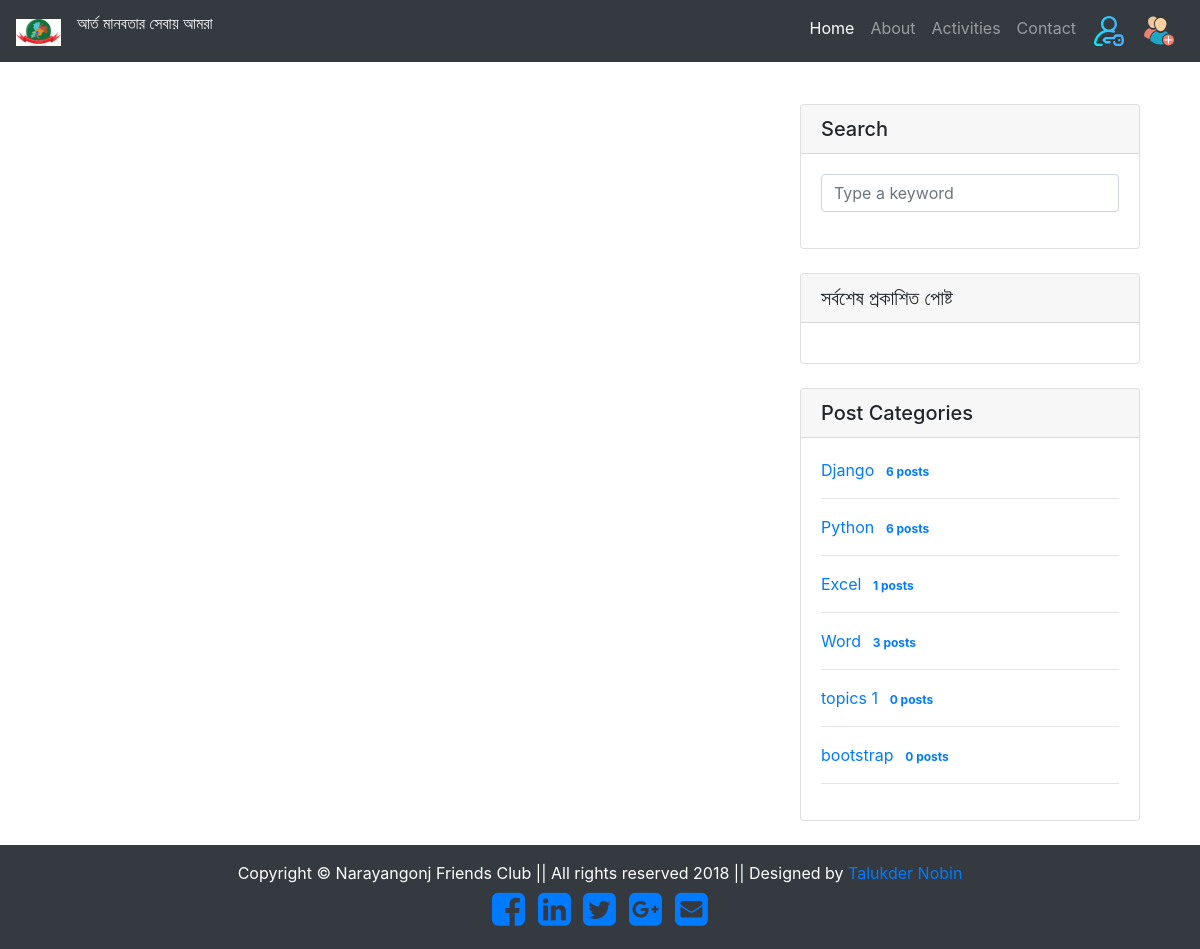
/, run on an earlier commit of the app's database.
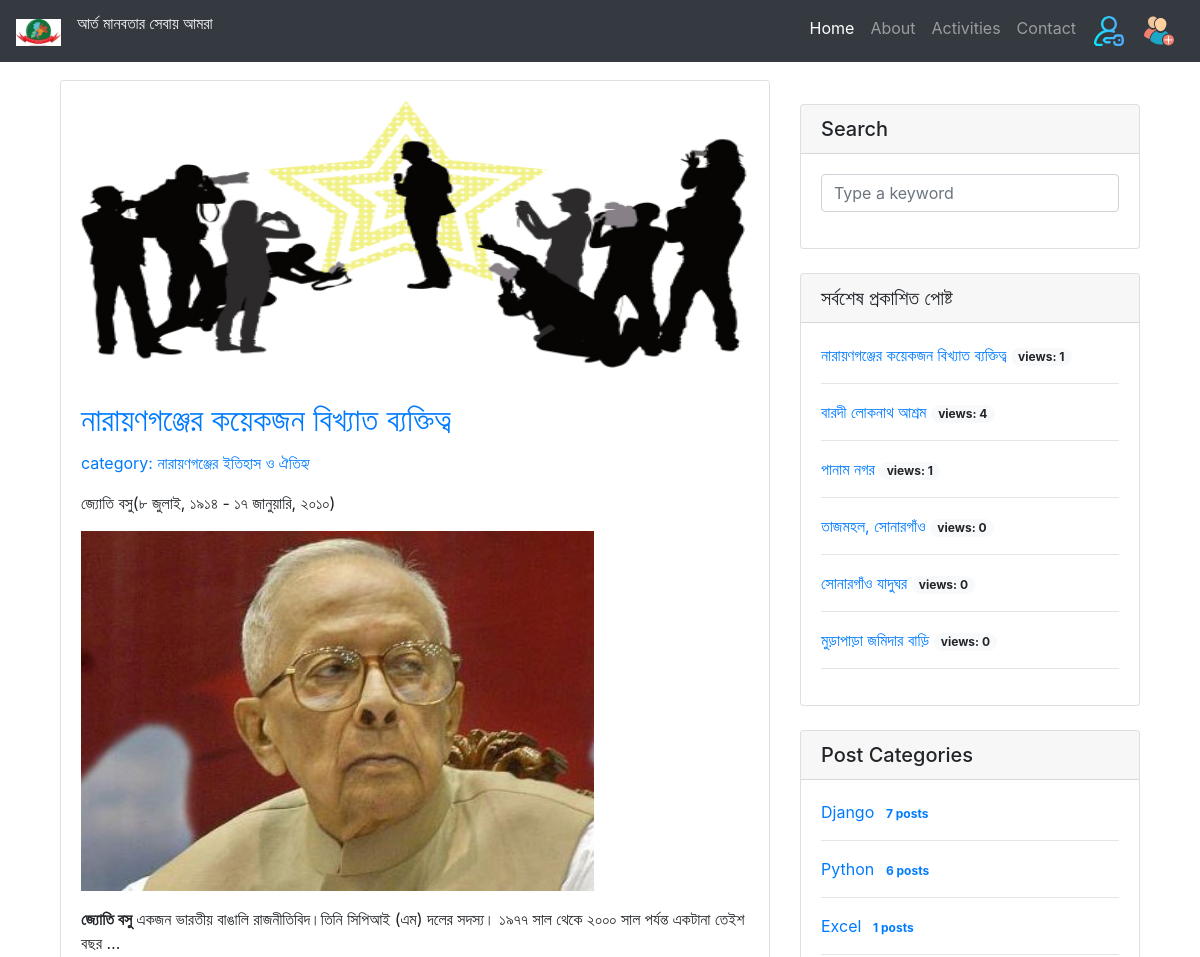
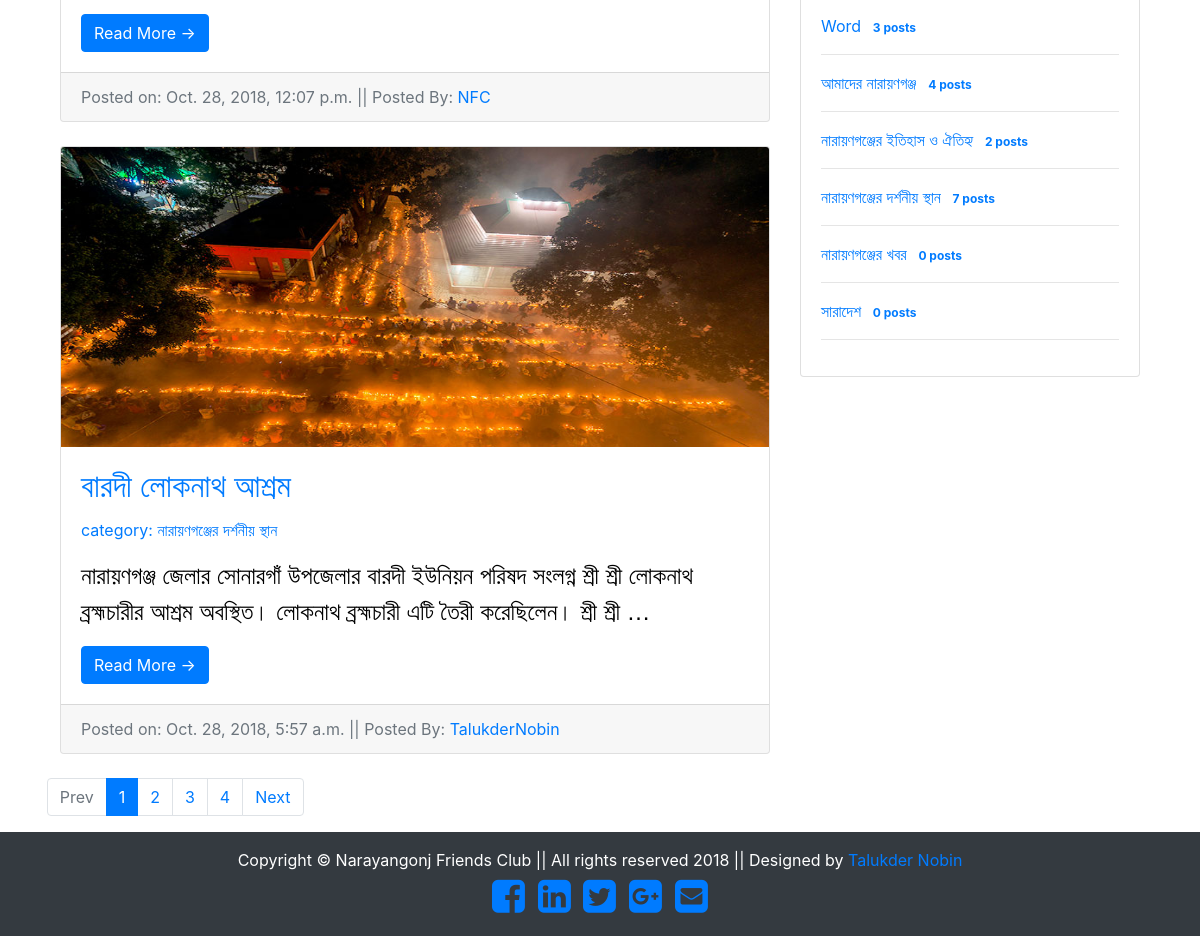
And on a later commit of the database (2 pictures, top to bottom).
### nfc/models.py (models this page shows, shortened)
class category(models.Model):
    name = models.CharField(max_length=100)

class post(models.Model):
    post_author = models.ForeignKey(author, on_delete=models.CASCADE)
    post_title = models.CharField(max_length=100)
    slug = models.SlugField(max_length=100)
    post_body = RichTextUploadingField()
    post_image = models.FileField()
    post_category = models.ForeignKey(category, on_delete=models.CASCADE)
    views = models.IntegerField(default=0)
    posted_on = models.DateTimeField(auto_now=False, auto_now_add=True)
    updated_on = models.DateTimeField(auto_now=True, auto_now_add=False)
    STATUS_CHOICES = (
        ('draft', 'Draft'),
        ('published', 'Published')
    )
    status = models.CharField(max_length=10, choices=STATUS_CHOICES, default='draft')
    objects = models.Manager()  # the default manager
    published_objects = PublishedManager()  # The publish-specific manager.
    class Meta:
        ordering = ['-posted_on', ]

class author(models.Model):
    auth_name = models.ForeignKey(User, on_delete=models.CASCADE)
    auth_image = models.FileField()
    auth_details = models.TextField()
    def __str__(self):
        return self.auth_name.username

### nfc/views.py (the view)
# urls.py: path('',views.index,name='index'),
def index(request):
    post1 = post.published_objects.all().order_by('-posted_on')
    recent = post.published_objects.filter().order_by('-posted_on')[0:6]
    cat = category.objects.all().annotate(num_post=Count('post'))
    search = request.GET.get('q')
    if search:
        post1 = post1.filter(
            Q(post_title__icontains = search)|
            Q(post_body__icontains = search)
        )
    paginator = Paginator(post1, 2)
    page = request.GET.get('page')
    try:
        items = paginator.page(page)
    except PageNotAnInteger:
        items = paginator.page(1)
    except EmptyPage:
        items = paginator.page(paginator.num_pages)
    index = items.number - 1
    max_index = len(paginator.page_range)
    start_index = index - 4 if index >= 4 else 0
    end_index = index + 4 if index <= max_index else max_index
    page_range = paginator.page_range[start_index:end_index]
    context = {
        'post1':post1,
        'recent':recent,
        'cat':cat,
        'items': items,
        'page_range': page_range,
    }
    return render(request,'index.html', context)

### nfc/models.py (called while the page is built)
    def get_queryset(self):
       return super(PublishedManager, self).get_queryset().filter(status="published")

### nfc/templates/index.html (shortened to what this page needs)
{% extends 'base.html' %}
{% load static %}
{% block content %}
<div class="container">
      <div class="row" style="margin-top: 80px;">
        <div class="col-md-8">
            {% for p in items %}
          <div class="card mb-4">
            <a href="{% url 'nfc:post_detail' id=p.id %}">
            <img class="card-img-top" src="{{ p.post_image.url }}" alt="Card image cap" height="300px" width="300px">
            </a>
            <div class="card-body">
              <h2 class="card-title"><a href="{% url 'nfc:post_detail' id=p.id %}">{{ p.post_title }}</a></h2>
               <a href="{% url 'nfc:category' name=p.post_category.name %}">category: {{ p.post_category.name }}</a>
              <p class="card-text">{{ p.post_body|truncatewords:25|safe }}</p>
              <a href="{% url 'nfc:post_detail' id=p.id %}" class="btn btn-primary">Read More &rarr;</a>
            </div>
            <div class="card-footer text-muted"> Posted on:
                {{ p.posted_on }}
                ||  Posted By:
              <a href="{% url 'nfc:author' name=p.post_author %}">{{ p.post_author.auth_name }}</a>
            </div>
          </div>
            {% endfor %}
        </div>
        <div class="col-md-4">
          <div class="card my-4">
            <h5 class="card-header">Search</h5>
            <div class="card-body">
              <form action="" method="GET">
					<div class="form-group">
						<input type="text" name="q" class="form-control" placeholder="Type a keyword" value="{{ request.GET.q }}">
					</div>
				</form>
            </div>
          </div>
          <div class="card my-4">
            <h5 class="card-header"> সর্বশেষ প্রকাশিত পোষ্ট</h5>
              <div class="card-body">
                <ul class="list-unstyled mb-0">
					  {% for r in recent %}
                  <li>
                      <a href="{% url 'nfc:post_detail' id=r.id %}">{{ r.post_title }} <span class="badge badge-pill badge-light">views: {{ r.views }}</span> </a>  <hr>
                  </li>
					  {% endfor %}
                </ul>
            </div>
          </div>
          <div class="card my-4">
            <h5 class="card-header">Post Categories</h5>
            <div class="card-body">
                  <ul class="list-unstyled mb-0">
                    {% for c in cat %}
                    <li>
                      <a href="{% url 'nfc:category' name=c.name %}"> {{ c.name }} <span class="badge badge-pill badge-link">{{ c.num_post }} posts</span> </a>  <hr>
                    </li>
                    {% endfor %}
                  </ul>
            </div>
          </div>
        </div>
        {% include "pagination.html" %}
      </div>
    </div>
{% endblock %}

### nfc/templates/base.html (shortened to what this page needs)
{% load static %}
<!doctype html>
<html lang="en">
  <head>
    <link rel="stylesheet" href="https://stackpath.bootstrapcdn.com/bootstrap/4.1.3/css/bootstrap.min.css">
    <link href="https://stackpath.bootstrapcdn.com/font-awesome/4.7.0/css/font-awesome.min.css" rel="stylesheet">
    <link rel="stylesheet" href="https://cdnjs.cloudflare.com/ajax/libs/font-awesome/4.7.0/css/font-awesome.min.css">
  </head>
  <body>
   <nav class="navbar navbar-expand-lg navbar-dark bg-dark fixed-top">
       <a class="navbar-brand" href="{% url 'nfc:index' %}">
           <img src="{% static 'img/nfc_logo.jpg' %}" alt="Logo" style="width:45px;">
       </a>
       <p class="text-light"> আর্ত মানবতার সেবায় আমরা</p>
        <div class="collapse navbar-collapse" id="navbarResponsive">
          <ul class="navbar-nav ml-auto">
            <li class="nav-item active">
              <a class="nav-link" href="{% url 'nfc:index' %}">Home
              </a>
            </li>
            <li class="nav-item">
              <a class="nav-link" href="{% url 'nfc:about' %}">About</a>
            </li>
            <li class="nav-item">
              <a class="nav-link" href="{% url 'nfc:activity' %}">Activities</a>
            </li>
            <li class="nav-item">
              <a class="nav-link" href="{% url 'contact:contact' %}">Contact</a>
            </li>
            {% if request.user.is_authenticated %}
			<li class="nav-item">
                <a class="nav-link" href="{% url 'nfc:profile' %}">
                    <img src="{% static 'img/user.svg' %}" alt="Logo" width="34" height="30">
                </a>
            </li>
			<li class="nav-item">
                <a class="nav-link" href="{% url 'nfc:logout' %}">
                    <img src="{% static 'img/exit.svg' %}" alt="Logo" width="34" height="30">
                </a>
            </li>
			    {% else %}
            <li class="nav-item">
                <a class="nav-link" href="{% url 'nfc:login' %}">
                    <img src="{% static 'img/login.svg' %}" alt="Logo" width="34" height="30">
                </a>
            </li>
            <li class="nav-item">
                <a class="nav-link" href="{% url 'nfc:register' %}">
                    <img src="{% static 'img/user(3).svg' %}" alt="Logo" width="34" height="30">
                </a>
            </li>
			{% endif %}
          </ul>
        </div>
    </nav>
<div class="container" style="margin-top: 40px;">
  {% block content %}
  {% endblock %}
</div>
    <footer class="py-3 bg-dark">
      <div class="container">
        <p class="m-0 text-center text-white">Copyright &copy; Narayangonj Friends Club || All rights reserved 2018 || Designed by  <a href="https://nobinprofile.herokuapp.com/">Talukder Nobin</a> </p>
        <p class="m-0 text-center text-info">
          <a href="https://www.facebook.com/groups/nfc.2011/"><i id="social-fb" class="fa fa-facebook-square fa-3x social"></i></a>
          <a href="https://www.linkedin.com/in/nabir-hossain-a72249106/"><i id="social-in" class="fa fa-linkedin-square fa-3x social"></i></a>
          <a href="https://twitter.com/MdNabirHossain3"><i id="social-tw" class="fa fa-twitter-square fa-3x social"></i></a>
          <a href="https://plus.google.com/u/0/116561509278696653736"><i id="social-gp" class="fa fa-google-plus-square fa-3x social"></i></a>
          <a href="mailto:nabirhossain13@gmail.com"><i id="social-em" class="fa fa-envelope-square fa-3x social"></i></a>
        </p>
      </div>
    </footer>
  </body>
</html>

### nfc/templates/pagination.html
<div class="pagination" style="margin-left: -85px;">
    {% if items.has_other_pages %}
        <div class="col-sm-6 offset-3 text-center Pagination-set">
          <nav aria-label="Page navigation example">
            <ul class="pagination">
            {% if items.has_previous %}
            <li class="page-item">
              <a class="page-link" href="?page={{ items.previous_page_number }}">Prev</a>
            </li>
            {% else %}
            <li class="page-item disabled">
              <a class="page-link"><span>Prev</span></a>
            </li>
            {% endif %}
            {% for i in page_range %}
              {% if items.number == i %}
              <li class="page-item active">
                <a class="page-link" href="#">{{i}}<span class="sr-only">(current)</span></a>
              </li>
              {% else %}
              <li class="page-item"><a class="page-link" href="?page={{i}}">{{i}}</a></li>
              {% endif %}
            {% endfor %}
            {% if items.has_next %}
            <li class="page-item"><a class="page-link" aria-label="Next" href="?page={{items.next_page_number}}">Next</a></li>
            {% else %}
            <li class="page-item disabled"><a class="page-link"><span>Next</span></a></li>
            {% endif %}
          </ul>
          </nav>
        </div>
    {% endif %}
</div>

### nfc/templates/base.html (style rules this page uses)
.social { -webkit-transform: scale(0.8); -moz-transform: scale(0.8); -o-transform: scale(0.8); -webkit-transition-duration: 0.5s; -moz-transition-duration: 0.5s; -o-transition-duration: 0.5s; }
#social-fb { text-align: center; float: center; }

What changed in the data, as far as the page shows it:
removed category: name "topics 1", num_post "0"
removed category: name "bootstrap", num_post "0"
added post: post_image (picture), post_title "নারায়ণগঞ্জের কয়েকজন বিখ্যাত ব্যক্তিত্ব", post_category.name "নারায়ণগঞ্জের ইতিহাস ও ঐতিহ্য", post_body "জ্যোতি বসু(৮ জুলাই, ১৯১৪ - ১৭ জানুয়ারি, ২০১০) জ্যোতি বসু একজন ভারতীয় বাঙালি রাজনীতিবিদ।তিনি সিপিআই (এম) দলের সদস্য। ১৯৭৭ সাল থেকে ২০০০ সাল পর্যন্ত একটানা তেইশ বছর …", post_body (picture), posted_on "Oct. 28, 2018, 12:07 p.m.", post_author.auth_name "NFC", views "1"
added post: post_image (picture), post_title "বারদী লোকনাথ আশ্রম", post_category.name "নারায়ণগঞ্জের দর্শনীয় স্থান", post_body "নারায়ণগঞ্জ জেলার সোনারগাঁ উপজেলার বারদী ইউনিয়ন পরিষদ সংলগ্ন শ্রী শ্রী লোকনাথ ব্রহ্মচারীর আশ্রম অবস্থিত। লোকনাথ ব্রহ্মচারী এটি তৈরী করেছিলেন। শ্রী শ্রী …", posted_on "Oct. 28, 2018, 5:57 a.m.", post_author.auth_name "TalukderNobin", views "4"
added post: post_title "পানাম নগর", views "1", shown under "সর্বশেষ প্রকাশিত পোষ্ট"
added post: post_title "তাজমহল, সোনারগাঁও", views "0", shown under "সর্বশেষ প্রকাশিত পোষ্ট"
added post: post_title "সোনারগাঁও যাদুঘর", views "0", shown under "সর্বশেষ প্রকাশিত পোষ্ট"
added post: post_title "মুড়াপাড়া জমিদার বাড়ি", views "0", shown under "সর্বশেষ প্রকাশিত পোষ্ট"
computed for category "Django": num_post "6" → "7"
added category: name "আমাদের নারায়ণগঞ্জ", num_post "4"
added category: name "নারায়ণগঞ্জের ইতিহাস ও ঐতিহ্য", num_post "2"
added category: name "নারায়ণগঞ্জের দর্শনীয় স্থান", num_post "7"
added category: name "নারায়ণগঞ্জের খবর", num_post "0"
added category: name "সারাদেশ", num_post "0"
Also different on the page:
text now shown: "Prev Next"
new list line: "1"
new list line: "2"
new list line: "3"
new list line: "4"
